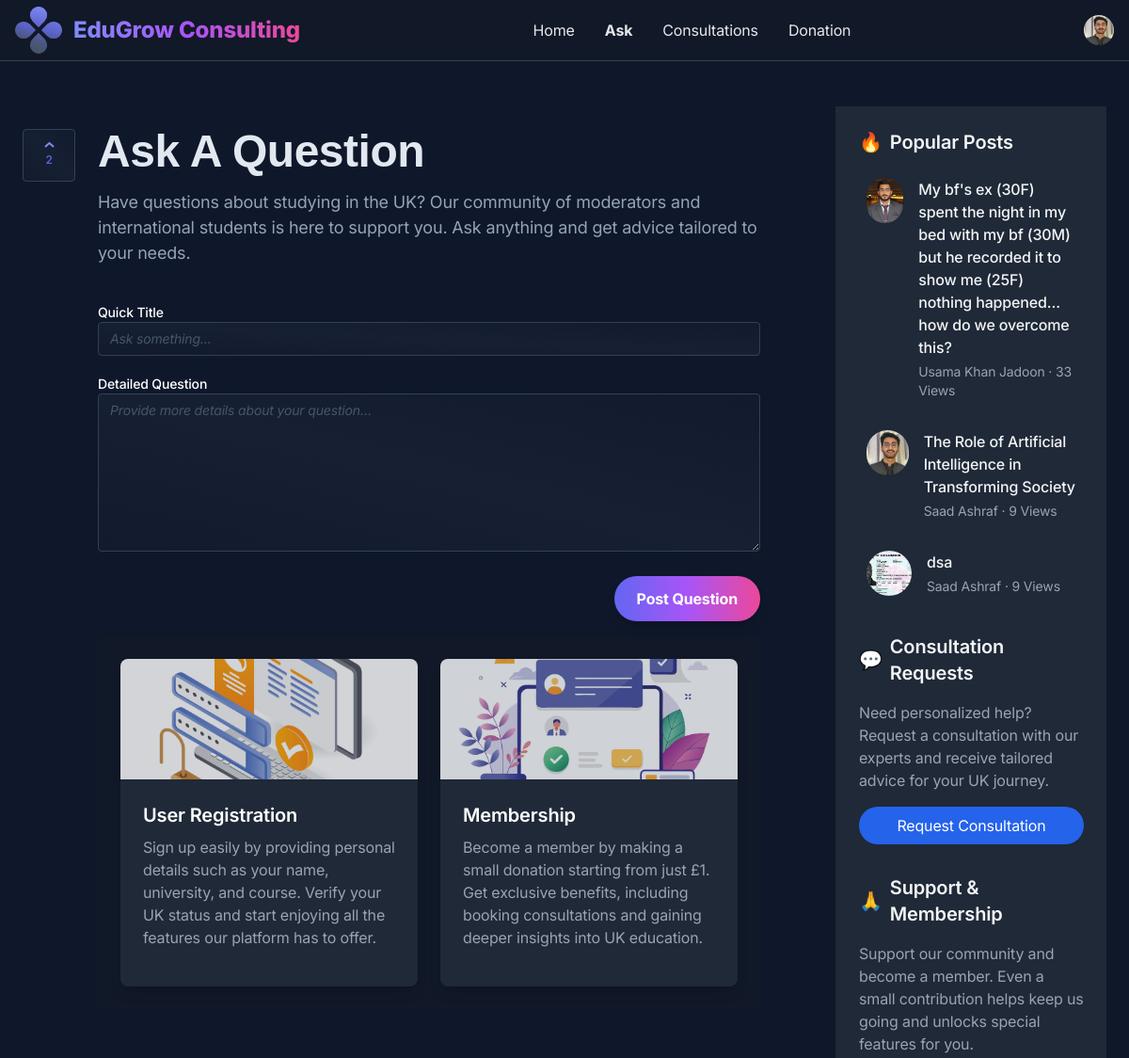
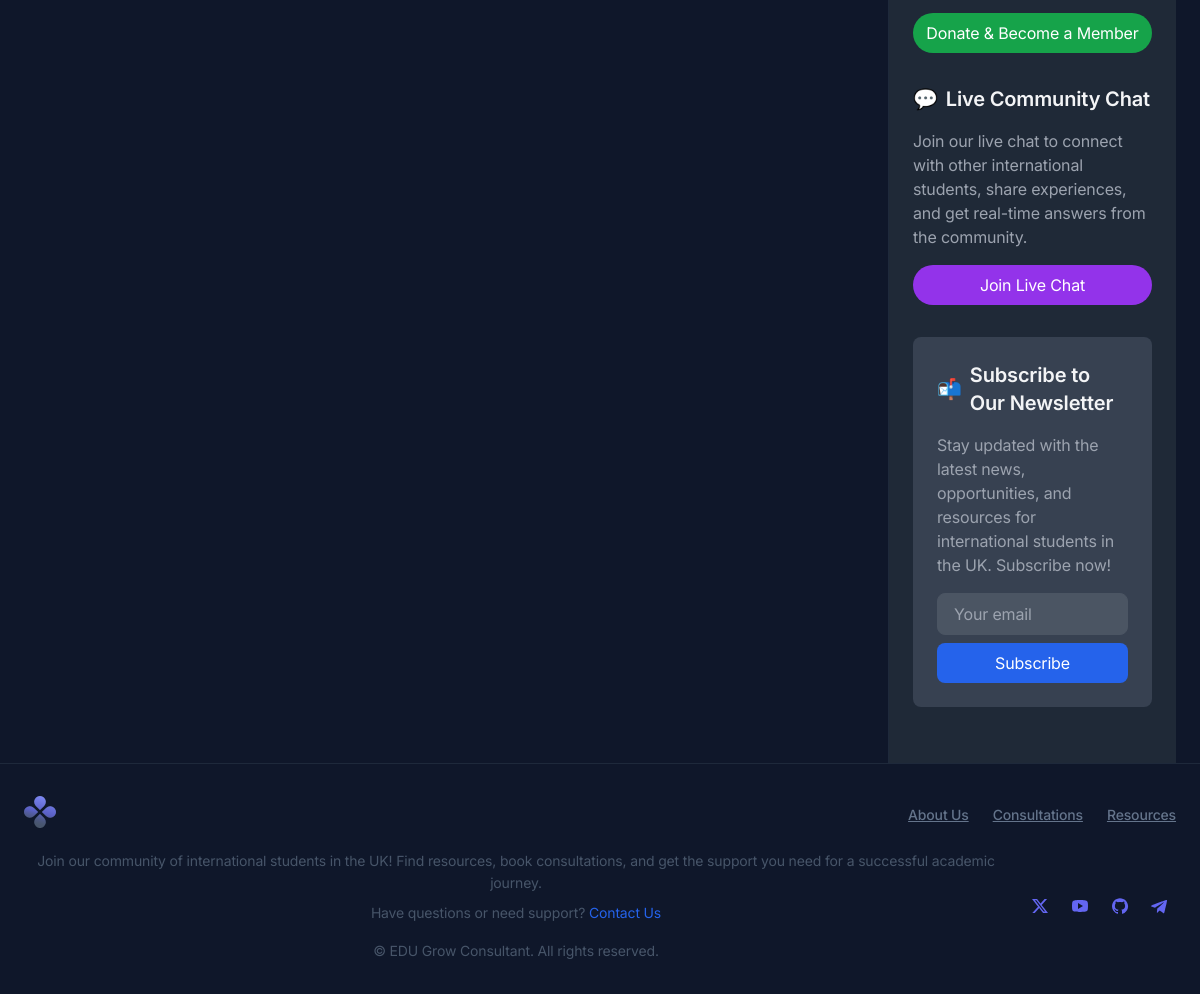
The page /ask/ (signed in) on the database its author committed (2 pictures, top to bottom).
### app/models.py (models this page shows, shortened)
class User(AbstractUser):
    username = None
    email = models.EmailField(unique=True)
    age = models.PositiveIntegerField(null=True, blank=True)
    phone_number = models.CharField(max_length=15, null=True, blank=True)
    country_of_origin = models.CharField(max_length=50, null=True, blank=True)
    university = models.CharField(max_length=100, null=True, blank=True)
    course = models.CharField(max_length=100, null=True, blank=True)
    government_id = models.FileField(upload_to='government_ids/', null=True, blank=True)
    profile_image = models.ImageField(
        upload_to='profile_images/',
        null=True,
        blank=True,
        default='default_profile.png'
    )
    VERIFICATION_STATUS_CHOICES = [
        ('Not Verified', 'Not Verified'),
        ('Verified', 'Verified'),
        ('Refused', 'Refused'),
    ]
    verification_status = models.CharField(
        max_length=15,
        choices=VERIFICATION_STATUS_CHOICES,
        default='Not Verified'
    )
    USERNAME_FIELD = 'email'
    REQUIRED_FIELDS = ['first_name', 'last_name']
    objects = CustomUserManager()

class Question(models.Model):
    title = models.CharField(max_length=200)
    message = models.TextField()
    user = models.ForeignKey(User, on_delete=models.CASCADE, related_name='questions')  # User who asked the question
    moderator = models.ForeignKey(
        User,
        on_delete=models.SET_NULL,
        null=True,
        blank=True,
        related_name='answered_questions'
    )  # Moderator who answered
    answer = models.TextField(blank=True, null=True)  # Moderator's answer
    view_count = models.PositiveIntegerField(default=0)  # Number of views
    created_at = models.DateTimeField(auto_now_add=True)
    updated_at = models.DateTimeField(auto_now=True)
    def get_absolute_url(self):
        return reverse('detail', args=[str(self.id)])

### app/views.py (the view, shortened to what this page needs)
# urls.py: path('ask/', ask, name='ask'),
@login_required(login_url='login')
def ask(request):
    return render(request, 'ask.html')

### app/context_processors.py (called while the page is built)
def sidebar_data(request):
    new_discussions = Question.objects.order_by('-created_at')[:3]
    popular_posts = Question.objects.order_by('-view_count')[:3]
    return {
        'new_discussions': new_discussions,
        'popular_posts': popular_posts,
    }

### app/templates/ask.html (shortened to what this page needs)
{% extends 'components/base.html' %}
{% block content %}
    {% load static %}
    <main class="cxgft">
        <section>
            <div class="cbv9p c0xm3 cffqt cwd8x">
                <div class="cxeoc cvf0z">
                    <div class="ctxr2 crdo7 cj9x5 c39hn">
                        <div class="cqmr5 cqn89 cf8g7 crett">
                            <div class="cn0gg cxolx">
                                <div class="c84kl clzjs c12xj cw9ka civup cyjnb">
                                    <div class="czcmj">
                                        <button class="c7aqr cfop7 c84kl cyszb ch7x1 clzjs cyv0x cog1w cbsef c2h7h cv8nv cb3vt cjl5d czhaz c19hn ckv00 ca2yl cv0f2 cix92 cas64 c15ll">
                                            <svg class="cv0nq cwqbk cy4m7" width="11" height="7"
                                                 xmlns="http://www.w3.org/2000/svg">
                                                <path d="M1.664 6.747.336 5.253 5.5.662l5.164 4.591-1.328 1.494L5.5 3.338z"></path>
                                            </svg>
                                            <span class="crs6u ci5c0 cwvxj">2</span>
                                        </button>
                                    </div>
                                    <div>
                                        <article class="cntrh">
                                            <header class="c9n6n">
                                                <h1 class="chc94 chkqi cv5ei cs22w">Ask A Question</h1>
                                                <p class="cpb42 c5jcw ciylz">
                                                    Have questions about studying in the UK? Our community of moderators
                                                    and international students is here to support you. Ask anything and
                                                    get advice tailored to your needs.
                                                </p>
                                            </header>
                                        </article>
                                        <form class="chkqi" action="{% url 'ask' %}" method="post">
                                            <div class="c0be6 c894v">
                                                <label for="comment-short" class="block text-sm font-medium text-white">Quick
                                                    Title</label>
                                                <input type="text" name="title" id="comment-short"
                                                       class="c75mk c894v c8ebi" placeholder="Ask something…" required>
                                            </div>
                                            <div class="c0be6 c894v">
                                                <label for="comment-long" class="block text-sm font-medium text-white">Detailed
                                                    Question</label>
                                                <textarea name="message" id="comment-long" rows="7"
                                                          class="c75mk c894v c8ebi"
                                                          placeholder="Provide more details about your question…"
                                                          required></textarea>
                                            </div>
                                            <div class="flex justify-center md:justify-end">
                                                <button class="bg-gradient-to-r from-indigo-500 via-purple-500 to-pink-500 text-white font-bold py-3 px-6 rounded-full shadow-lg transform transition duration-300 hover:scale-105 hover:shadow-xl"
                                                        type="submit">
                                                    Post Question
                                                </button>
                                            </div>
                                        </form>
                                        <div class="grid grid-cols-1 sm:grid-cols-2 gap-6 p-6 bg-gray-900">
                                            <div class="bg-gray-800 shadow-lg rounded-lg overflow-hidden hover:shadow-xl transition-shadow duration-300">
                                                <div class="relative">
                                                    <img class="w-full h-32 object-cover opacity-80"
                                                         src="{% static 'registration.jpg' %}"
                                                         alt="Registration">
                                                </div>
                                                <div class="p-6">
                                                    <h3 class="text-xl font-semibold text-white mb-2">User
                                                        Registration</h3>
                                                    <p class="text-gray-400 mb-4">
                                                        Sign up easily by providing personal details such as your name,
                                                        university, and course. Verify your UK status and start enjoying
                                                        all the features our platform has to offer.
                                                    </p>
                                                </div>
                                            </div>
                                            <div class="bg-gray-800 shadow-lg rounded-lg overflow-hidden hover:shadow-xl transition-shadow duration-300">
                                                <div class="relative">
                                                    <img class="w-full h-32 object-cover opacity-80"
                                                         src="{% static 'membership.jpg' %}"
                                                         alt="Membership">
                                                </div>
                                                <div class="p-6">
                                                    <h3 class="text-xl font-semibold text-white mb-2">Membership</h3>
                                                    <p class="text-gray-400 mb-4">
                                                        Become a member by making a small donation starting from just
                                                        £1. Get exclusive benefits, including booking consultations and
                                                        gaining deeper insights into UK education.
                                                    </p>
                                                </div>
                                            </div>
                                        </div>
                                    </div>
                                </div>
                            </div>
                        </div>
                        {% include 'components/side_bar.html' %}
                    </div>
                </div>
            </div>
        </section>
    </main>
{% endblock %}

### app/templates/components/header.html (shortened to what this page needs)
{% load static %}
<nav class="bg-gray-900 border-b border-gray-700">
    <div class="max-w-[1550px] mx-auto px-4">
        <div class="flex justify-between items-center h-16">
            <div class="flex items-center">
                <a href="{% url 'index' %}" class="flex items-center">
                    <img src="{% static 'logo.svg' %}" height="50" width="50" alt="Prixite Logo"
                         class="transition duration-300 transform hover:scale-110">
                    <span class="ml-3 text-2xl font-extrabold text-gradient bg-clip-text text-transparent bg-gradient-to-r from-indigo-400 via-purple-500 to-pink-500 hover:text-indigo-400 transition duration-500 ease-in-out">
                    </span>
                </a>
            </div>
            <div class="hidden md:flex space-x-8">
                <a href="{% url 'index' %}"
                   class="text-gray-200 hover:text-white {% if request.path == '/' %}font-bold{% endif %}">Home</a>
                <a href="{% url 'ask' %}"
                   class="text-gray-200 hover:text-white {% if request.path == '/ask/' %}font-bold{% endif %}">Ask</a>
                <a href="{% url 'book_consultation' %}"
                   class="text-gray-200 hover:text-white {% if request.path == '/book-consultation/' %}font-bold{% endif %}">Consultations</a>
                <a href="{% url 'donate' %}"
                   class="text-gray-200 hover:text-white {% if request.path == '/donate/' %}font-bold{% endif %}">Donation</a>
            </div>
            <div class="flex items-center space-x-4">
                {% if not request.user.is_authenticated %}
                    <a href="{% url 'login' %}"
                       class="bg-gradient-to-r from-indigo-500 via-purple-500 to-pink-500 text-white font-bold py-3 px-6 rounded-full shadow-lg transform transition duration-300 hover:scale-105 hover:shadow-xl hidden md:block">
                        Get Started
                    </a>
                {% else %}
                    <div class="relative">
                        <button type="button" class="flex items-center focus:outline-none" onclick="toggleUserMenu()">
                            <img class="h-8 w-8 rounded-full" src="{% if user.profile_image %}{{ user.profile_image.url }}{% else %}{% static 'default-profile.jpg' %}{% endif %}"
                                 alt="User avatar">
                        </button>
                    </div>
                {% endif %}
            </div>
        </div>
    </div>
</nav>

### app/templates/components/side_bar.html (shortened to what this page needs)
{% load static %}
<aside class="w-full lg:w-1/4 bg-gray-800 text-gray-100 p-6 border-t lg:border-t-0 lg:border-l border-gray-700">
    <div class="mb-8">
        <h3 class="text-xl font-semibold mb-4 flex items-center">
            🔥 <span class="ml-2">Popular Posts</span>
        </h3>
        <ul>
            {% for question in popular_posts %}
            <li class="mb-4">
                <a href="{{ question.get_absolute_url }}" class="flex items-start hover:bg-gray-700 p-2 rounded-lg transition duration-200">
                    <img src="{% if question.user.profile_image %}{{ question.user.profile_image.url }}{% else %}{% static 'images/default_avatar.jpg' %}{% endif %}" alt="{{ question.user.username }}" class="w-12 h-12 rounded-full mr-4 object-cover">
                    <div>
                        <p class="text-gray-100 font-medium">{{ question.title }}</p>
                        <div class="text-sm text-gray-400 mt-1">
                            <span>{{ question.user.get_full_name }}</span> · <span>{{ question.view_count }} Views</span>
                        </div>
                    </div>
                </a>
            </li>
            {% empty %}
            <li class="text-gray-500">No popular posts available.</li>
            {% endfor %}
        </ul>
    </div>
    <div class="mb-8">
        <h3 class="text-xl font-semibold mb-4 flex items-center">
            💬 <span class="ml-2">Consultation Requests</span>
        </h3>
        <p class="text-gray-400 mb-4">Need personalized help? Request a consultation with our experts and receive tailored advice for your UK journey.</p>
        <a href="{% url 'book_consultation' %}" class="block text-center bg-blue-600 text-white py-2 rounded-full hover:bg-blue-700 transition duration-200">Request Consultation</a>
    </div>
    <div class="mb-8">
        <h3 class="text-xl font-semibold mb-4 flex items-center">
            🙏 <span class="ml-2">Support & Membership</span>
        </h3>
        <p class="text-gray-400 mb-4">Support our community and become a member. Even a small contribution helps keep us going and unlocks special features for you.</p>
        <a href="{% url 'donate' %}" class="block text-center bg-green-600 text-white py-2 rounded-full hover:bg-green-700 transition duration-200">Donate & Become a Member</a>
    </div>
    <div  class="mb-8">
        <h3 class="text-xl font-semibold mb-4 flex items-center">
            💬 <span class="ml-2">Live Community Chat</span>
        </h3>
        <p class="text-gray-400 mb-4">Join our live chat to connect with other international students, share experiences, and get real-time answers from the community.</p>
        <a id="live-chat-section" class="block text-center bg-purple-600 text-white py-2 rounded-full hover:bg-purple-700 transition duration-200">Join Live Chat</a>
    </div>
    <div class="bg-gray-700 p-6 rounded-lg mb-8">
        <h3 class="text-xl font-semibold mb-4 flex items-center">
            📬 <span class="ml-2">Subscribe to Our Newsletter</span>
        </h3>
        <p class="text-gray-400 mb-4">Stay updated with the latest news, opportunities, and resources for international students in the UK. Subscribe now!</p>
        <form method="post" action="{% url 'index' %}" class="flex flex-col">
            <input type="email" name="email" placeholder="Your email" class="mb-2 px-4 py-2 border border-gray-600 bg-gray-600 text-gray-100 rounded-lg focus:outline-none focus:border-blue-500" required>
            <button type="submit" class="bg-blue-600 text-white py-2 rounded-lg hover:bg-blue-700 transition duration-200">Subscribe</button>
        </form>
    </div>
</aside>

### rows shown on the page
User: profile_image (picture)
Question: user.profile_image (picture), title "My bf's ex (30F) spent the night in my bed with my bf (30M) but he recorded it to show me (25F) nothing happened... how do we overcome this?", user.get_full_name "Usama Khan Jadoon", view_count "33"
Question: user.profile_image (picture), title "The Role of Artificial Intelligence in Transforming Society", user.get_full_name "Saad Ashraf", view_count "9"
Question: user.profile_image (picture), title "dsa", user.get_full_name "Saad Ashraf", view_count "9"
